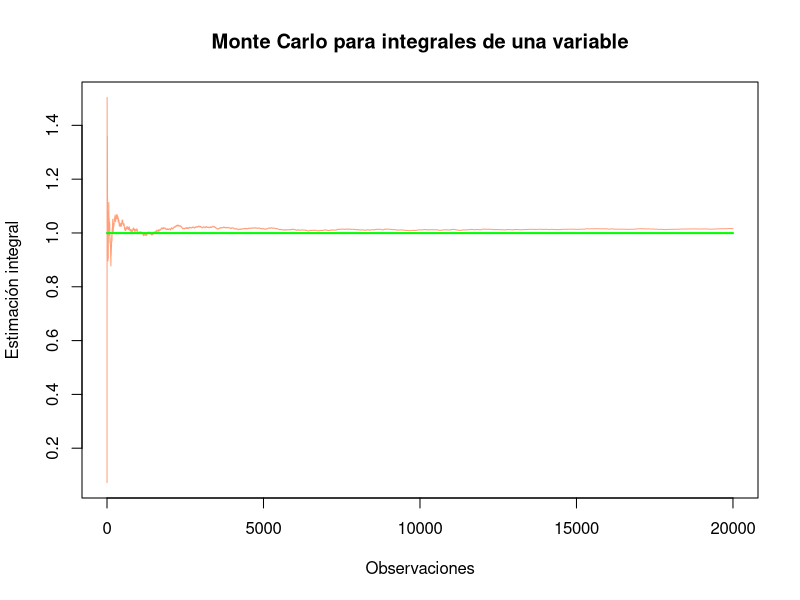
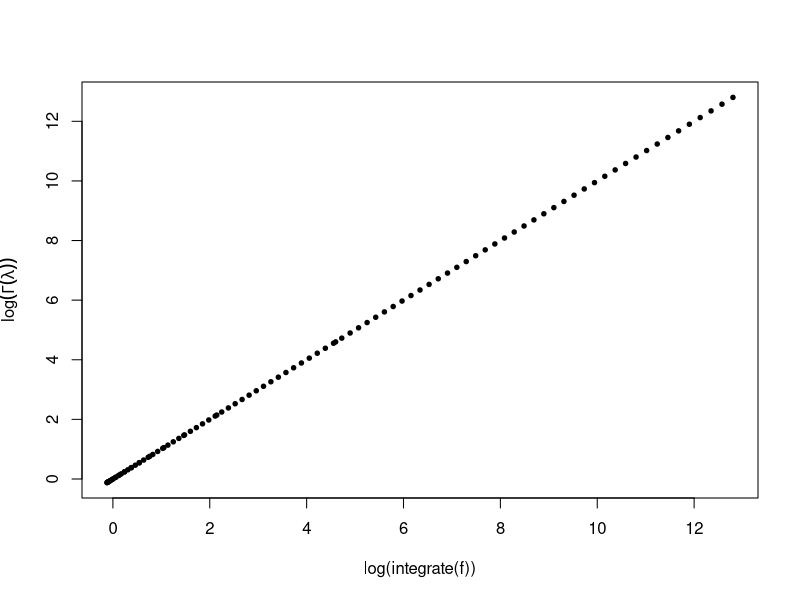
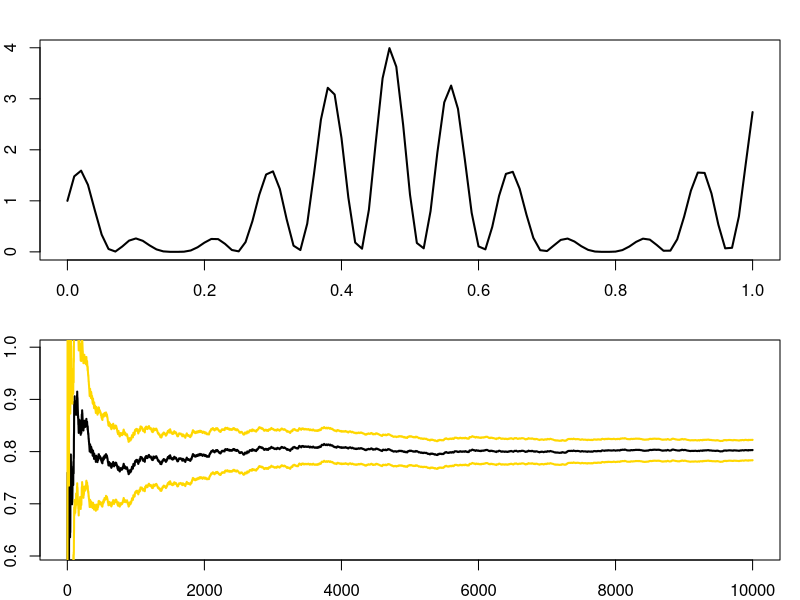
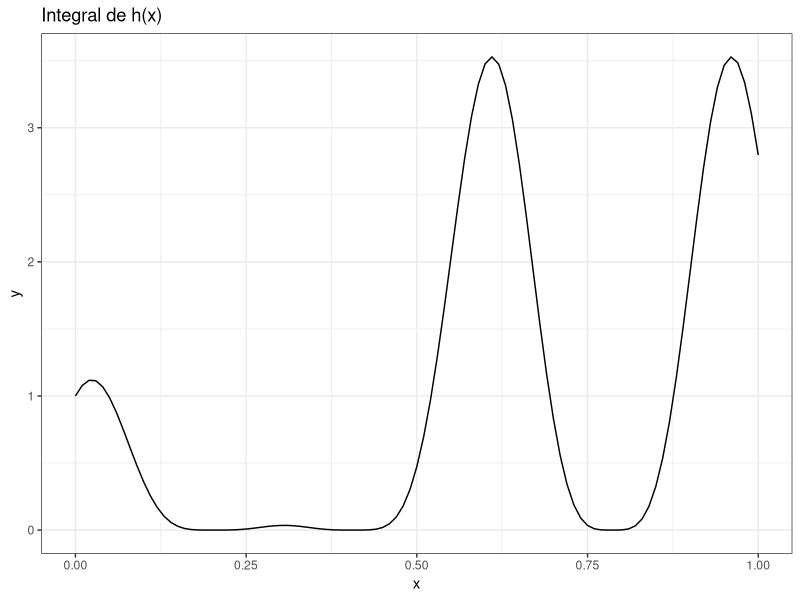
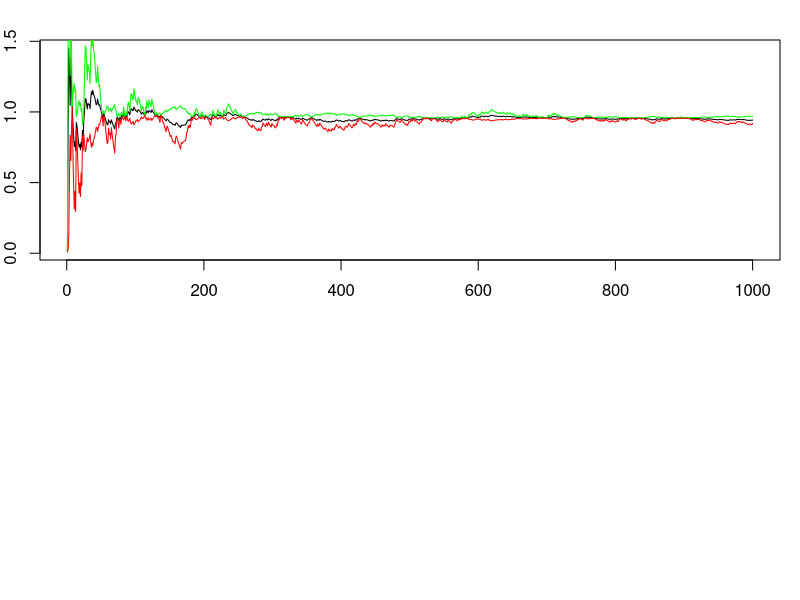

The R source for these figures, in order:
## ---- chunk 1
knitr::opts_chunk$set(echo = TRUE)
## ---- chunk 2
set.seed(1234)
montecarlo1=function(g,a,b,n)
{
  x=runif(n)
  rango=seq(from=1, to=n, by=1)
  #valoresg=apply(,g)
  valoresg=g((b-a)*x+a)
  s=c()
  for (i in rango) {
    s[i]=(b-a)*sum(valoresg[1:i])/i
  }
  s
  plot(s, type="l",xlab="Observaciones",ylab="Estimación integral",main="Monte Carlo para integrales de una variable",col="lightsalmon")
  
numerico=integrate(g, lower = a, upper = b)
lines(c(1,n),c(numerico[1],numerico[1]),col="green",lwd=2)
}

g=function(x)
{
  return((1/sqrt(2*pi))*exp(-(x^2)/2))
}
montecarlo1(g,-3.5,3.5,20000)
## ---- chunk 3
library(tidyverse)
## ---- chunk 4
ch=function(la){
integrate(function(x){x^(la-1)*exp(-x)},0,Inf)$val}
plot(lgamma(seq(.01,10,le=100)),log(apply(as.matrix(
 seq(.01,10,le=100)),1,ch)),xlab="log(integrate(f))",
 ylab=expression(log(Gamma(lambda))),pch=19,cex=.6)
## ---- chunk 5
cac=rcauchy(15)+500
lik=function(the){
u=dcauchy(cac[1]-the)
for (i in 2:15)
u=u*dcauchy(cac[i]-the)
 return(u)}
## ---- chunk 6
integrate(lik,200,500) #función programada
## ---- chunk 7
h=function(x){(cos(40*x)+sin(30*x))^2}
par(mar=c(2,2,2,1),mfrow=c(2,1))
curve(h,xlab="Function",ylab="",lwd=2)
integrate(h,0,1)
## ---- chunk 8
x=h(runif(10^4))
estint=cumsum(x)/(1:10^4)
esterr=sqrt(cumsum((x-estint)^2))/(1:10^4)
plot(estint, xlab="Mean and error range",type="l",lwd=2,ylim=mean(x)+20*c(-esterr[10^4],esterr[10^4]),ylab="")
lines(estint+2*esterr,col="gold",lwd=2)
lines(estint-2*esterr,col="gold",lwd=2)
## ---- chunk 9
a<-0;
b<-1;
h1<- function (x) (cos(10 * x) + 0.6 *sin(4*x))^4;
n<-1000
u<-runif(n,a,b)
mean(h(u))* (b-a)
## ---- chunk 10
integrate(h1,a,b)
## ---- chunk 11
ggplot(data.frame(x=0),aes(x))+
  stat_function(fun = h1)+
  xlim(a,b)+
  labs(title = 'Integral de h(x)')+
  theme_bw()
## ---- chunk 12
n_max=10^3
x<-h1(runif(n_max,a,b))
h_bar<-cumsum(x)/(1:n_max)
se<-sqrt((cumsum(x-h_bar)^2))/(1:n_max)
plot(h_bar, type = "l")
lines(h_bar+1.96*se, col="green")
lines(h_bar-1.96*se, col="red")
## ---- chunk 13
n_sim<-100
n<-500
h_bar_mc<-NULL


for(i in 1:n_sim){
  x<-h1(runif(n,a,b))
  h_bar_mc[i]<-mean(x)
}

mean(h_bar_mc)

## ---- chunk 14
h_bar_mc
